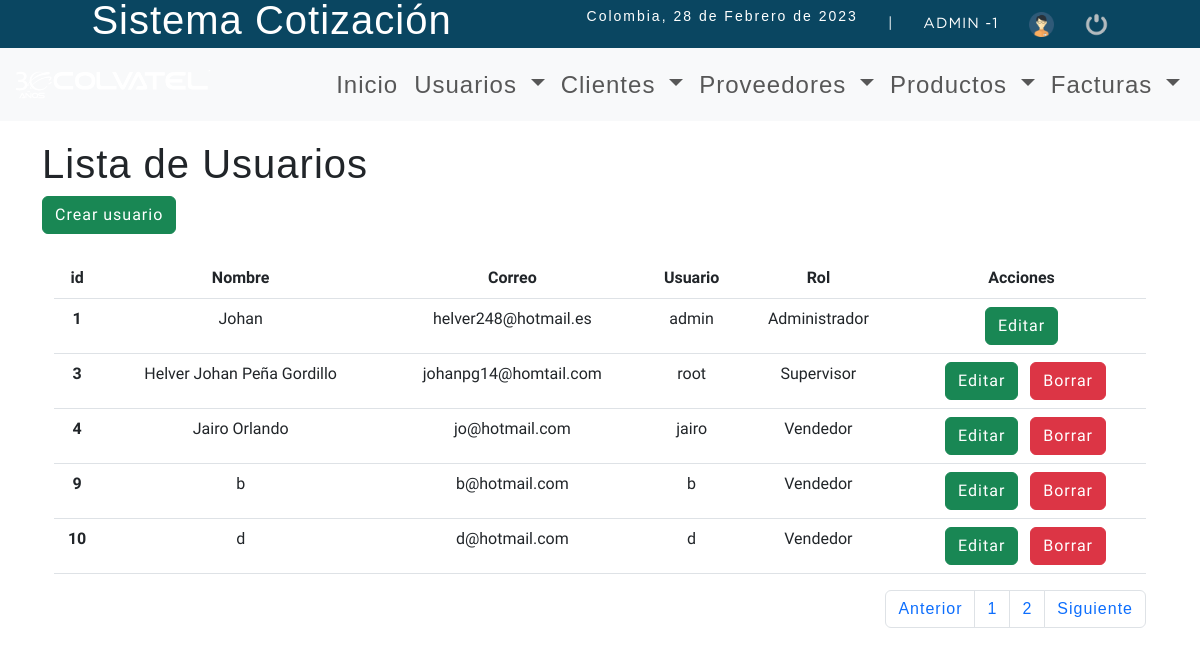
The page /sistema/lista_usuarios.php (signed in) on the database its author committed.
### tables this page shows
CREATE TABLE `usuario` (
  `idusuario` int(11) NOT NULL,
  `nombre` varchar(50) DEFAULT NULL,
  `correo` varchar(100) DEFAULT NULL,
  `usuario` varchar(15) DEFAULT NULL,
  `clave` varchar(100) DEFAULT NULL,
  `rol` int(11) DEFAULT NULL,
  `estatus` int(10) NOT NULL DEFAULT 1
);

CREATE TABLE `rol` (
  `idrol` int(11) NOT NULL,
  `rol` varchar(20) DEFAULT NULL
);

### sistema/include/functions.php (called while the page is built, shortened)
<?php
	function fechaC(){
		$mes = array("","Enero",
					  "Febrero",
					  "Marzo",
					  "Abril",
					  "Mayo",
					  "Junio",
					  "Julio",
					  "Agosto",
					  "Septiembre",
					  "Octubre",
					  "Noviembre",
					  "Diciembre");
		return date('d')." de ". $mes[date('n')] . " de " . date('Y');
	}
 ?>

### sistema/lista_usuarios.php (the view, shortened to what this page needs)
<?php
include "../conexion.php";
?>
<!DOCTYPE html>
<html lang="es">
<head>
	<?php include "include/script.php" ?>
</head>
<body>
	<?php include "include/header.php" ?>
	<section id="container">
		<div class="container">
			<h1>Lista de Usuarios</h1>
			<a href="registro_usuario.php" class="btn btn-success">Crear usuario</a>
			<div class="container mt-4">
				<table class="table responsive">
					<thead class="text-center">
						<tr>
							<th scope="col">id</th>
							<th scope="col">Nombre</th>
							<th scope="col">Correo</th>
							<th scope="col">Usuario</th>
							<th scope="col">Rol</th>
							<th scope="col">Acciones</th>
						</tr>
					</thead>
					<tbody class="text-center">
						<?php
						$sql_register = mysqli_query($conexion, "SELECT COUNT(*) as total_registros FROM usuario WHERE estatus = 1");
						$result_register = mysqli_fetch_array($sql_register);
						$total_registro = $result_register['total_registros'];
						$por_pagina = 5;
						if (empty($_GET['pagina'])) {
							$pagina = 1;
						} else {
							$pagina = $_GET['pagina'];
						}
						$desde = ($pagina - 1) * $por_pagina;
						$total_paginas = ceil($total_registro / $por_pagina);
						$query = mysqli_query($conexion, "SELECT u.idusuario, u.nombre, u.correo, u.usuario, r.rol FROM usuario u INNER JOIN rol r ON u.rol = r.idrol WHERE u.estatus = 1  ORDER BY u.idusuario ASC LIMIT $desde,$por_pagina");
						$result = mysqli_num_rows($query);
						if ($result > 0) {
							while ($data = mysqli_fetch_array($query)) {
						?>
								<tr>
									<th><?php echo $data['idusuario'] ?></th>
									<td><?php echo $data['nombre'] ?></td>
									<td><?php echo $data['correo'] ?></td>
									<td><?php echo $data['usuario'] ?></td>
									<td><?php echo $data['rol'] ?></td>
									<td>
										<a href="editar_usuario.php?id=<?php echo $data['idusuario'] ?>" class="btn btn-success mx-2">Editar</a>
										<?php
										if ($data['idusuario'] != 1) {
										?>
											<a href="eliminar_confirmar_usuario.php?id=<?php echo $data['idusuario'] ?>" class="btn btn-danger">Borrar</a>
										<?php  } ?>
									</td>
								</tr>
						<?php
							}
						}
						?>
					</tbody>
				</table>
				<nav aria-label="Page navigation example">
					<ul class="pagination d-flex justify-content-end">
						<li class="page-item"><a class="page-link" href="#">Anterior</a></li>
						<?php
						for ($i = 1; $i <= $total_paginas; $i++) {
							if ($i == $pagina) {
								echo '<li class="page-item"><a class="page-link">' . $i . '</a></li>';
							} else {
								echo '<li class="page-item"><a class="page-link" href="?pagina=' . $i . '">' . $i . '</a></li>';
							}
						}
						?>
						<li class="page-item"><a class="page-link" href="#">Siguiente</a></li>
					</ul>
				</nav>
			</div>
		</div>
	</section>
</body>
</html>

### sistema/include/script.php (shortened to what this page needs)
<link rel="stylesheet" type="text/css" href="css/style.css">
<link href="https://cdn.jsdelivr.net/npm/bootstrap@5.3.0-alpha1/dist/css/bootstrap.min.css" rel="stylesheet">
<link href="https://getbootstrap.com/docs/5.3/assets/css/docs.css" rel="stylesheet">
<?php include "functions.php" ?>

### sistema/include/header.php (shortened to what this page needs)
<header>
	<div class="header p-4 d-flex justify-content-around">
		<h1>Sistema Cotización</h1>
		<div class="optionsBar">
			<p>Colombia, <?php echo fechaC()?></p>
			<span>|</span>
			<span class="user"><?php echo $_SESSION['user'].' -'.$_SESSION['rol'];?></span>
			<img class="photouser" src="img/user.png" alt="Usuario">
			<a href="salir.php"><img class="close" src="img/salir.png" alt="Salir del sistema" title="Salir"></a>
		</div>
	</div>
	<?php include "nav.php" ?>
</header>

### sistema/include/nav.php (shortened to what this page needs)
<nav class="navbar navbar-expand-lg bg-body-tertiary fs-4 position-relative mb-4">
    <div class="container-fluid d-flex justify-content-between align-items-center">
        <div class="contimg">
            <img src="../img/logo.png" alt="" width="200" height="auto">
        </div>
        <div class="collapse navbar-collapse" id="navbarResponsive">
            <ul class="navbar-nav ms-auto ">
                <li class="nav-item"><a class="nav-link" href="../index.php">Inicio</a></li>
                <?php
                if ($_SESSION['rol'] == 1) {
                ?>
                    <li class="nav-item dropdown">
                        <a class="nav-link dropdown-toggle" href="#" role="button" data-bs-toggle="dropdown" aria-expanded="false">
                            Usuarios
                        </a>
                    </li>
                <?php } ?>
                <li class="nav-item dropdown">
                    <a class="nav-link dropdown-toggle" href="#" role="button" data-bs-toggle="dropdown" aria-expanded="false">
                        Clientes
                    </a>
                </li>
                <li class="nav-item dropdown">
                    <a class="nav-link dropdown-toggle" href="#" role="button" data-bs-toggle="dropdown" aria-expanded="false">
                        Proveedores
                    </a>
                </li>
                <li class="nav-item dropdown">
                    <a class="nav-link dropdown-toggle" href="#" role="button" data-bs-toggle="dropdown" aria-expanded="false">
                        Productos
                    </a>
                </li>
                <li class="nav-item dropdown">
                    <a class="nav-link dropdown-toggle" href="#" role="button" data-bs-toggle="dropdown" aria-expanded="false">
                        Facturas
                    </a>
                </li>
            </ul>
        </div>
    </div>
</nav>

### sistema/css/style.css (style rules this page uses)
* { margin: 0; padding: 0; box-sizing: border-box; font-family: 'Exo', sans-serif; }
body { background: #ededed; }
h1, h2, h3, h4, h5, h6 { font-family: 'arial'; font-weight: bold; letter-spacing: 1px; }
h1 { font-size: 26px; }
p { font-family: 'arial'; letter-spacing: 2px; font-size: 14px; line-height: 20px; }
a { text-decoration: none; font-family: arial; letter-spacing: 1px; }
span { font-family: 'GothamBook'; letter-spacing: 1px; font-size: 14px; line-height: 20px; }
header { position: fixed; width: 100%; }
.header { color: #FFF; background: #0a4661; height: 35px; display: -webkit-flex; display: -moz-flex; display: -ms-flex; display: -o-flex; display: flex; justify-content: space-between; align-items: center; padding: 10px; }
.optionsBar { display: -webkit-flex; display: -moz-flex; display: -ms-flex; display: -o-flex; display: flex; justify-content: center; align-items: center; }
.optionsBar span { color: #FFF; font-size: 11pt; font-family: 'GothamBook'; text-transform: uppercase; margin-left: 30px; }
.photouser { margin-left: 30px; width: 25px; height: 25px; }
.close { width: 25px; height: 25px; }
.optionsBar a { display: -webkit-flex; display: -moz-flex; display: -ms-flex; display: -o-flex; display: flex; margin-left: 30px; }
#container { padding: 140px 15px 15px; }

### rows shown on the page
usuario: idusuario "1", nombre "Johan", correo "helver248@hotmail.es", usuario "admin", rol.rol "Administrador"
usuario: idusuario "3", nombre "Helver Johan Peña Gordillo", correo "johanpg14@homtail.com", usuario "root", rol.rol "Supervisor"
usuario: idusuario "4", nombre "Jairo Orlando", correo "jo@hotmail.com", usuario "jairo", rol.rol "Vendedor"
usuario: idusuario "9", nombre "b", correo "b@hotmail.com", usuario "b", rol.rol "Vendedor"
usuario: idusuario "10", nombre "d", correo "d@hotmail.com", usuario "d", rol.rol "Vendedor"

### other values the page prints
fechaC() "28 de Febrero de 2023"
$_SESSION['user'] "ADMIN"
$_SESSION['rol'] "1"
